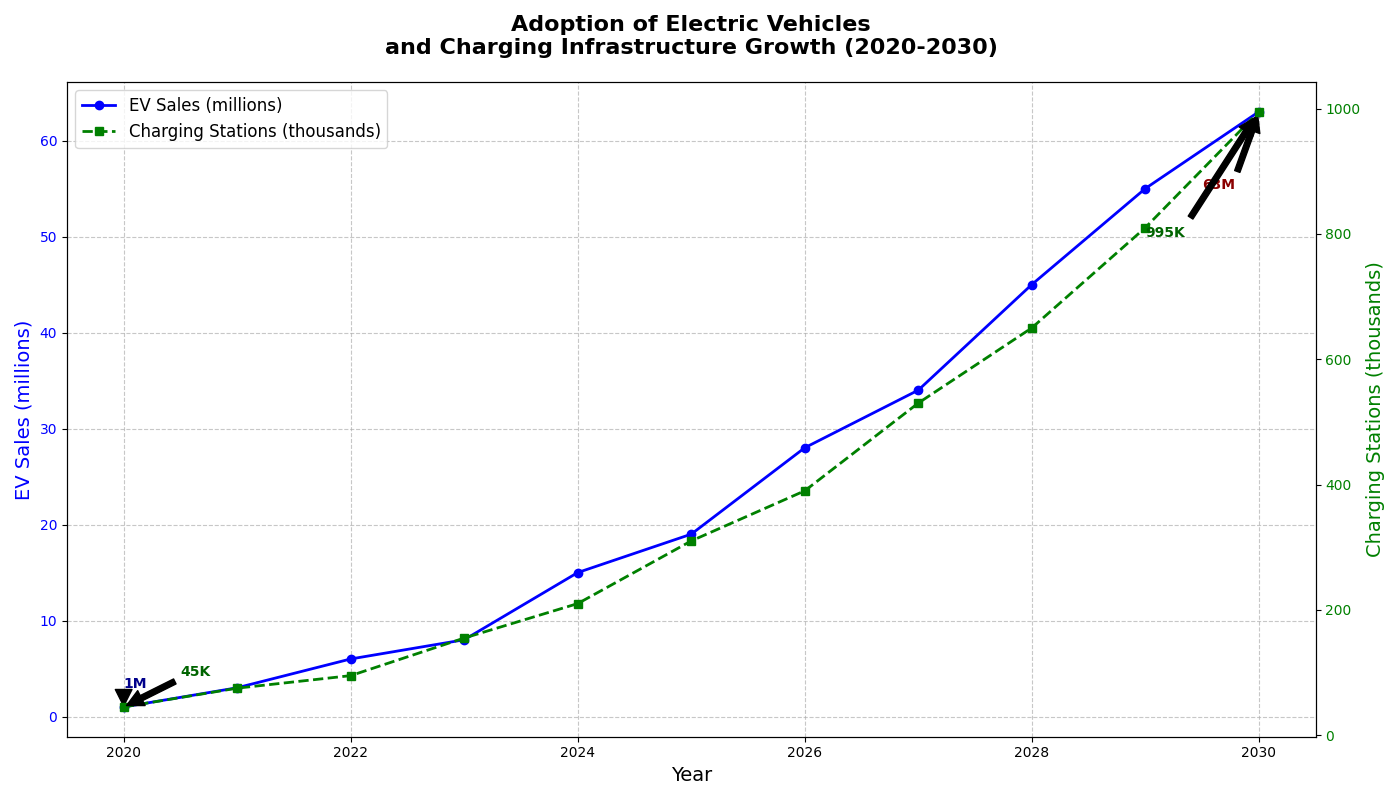

Write the Python code that produced this figure.
import matplotlib.pyplot as plt
import numpy as np

# Define time periods (years)
years = np.arange(2020, 2031)

# Artificially modified data representing the growth in the adoption of electric vehicles (EVs)
ev_sales = [1, 3, 6, 8, 15, 19, 28, 34, 45, 55, 63]  # Slightly altered in millions
charging_stations = [45, 75, 95, 155, 210, 310, 390, 530, 650, 810, 995]  # Slightly altered in thousands

# Create the figure and axis
fig, ax1 = plt.subplots(figsize=(14, 8))

# Plot EV sales data
ax1.plot(years, ev_sales, color='blue', marker='o', linewidth=2, label='EV Sales (millions)')

# Set title and labels for the first plot
ax1.set_title("Adoption of Electric Vehicles\nand Charging Infrastructure Growth (2020-2030)", fontsize=16, fontweight='bold', pad=20)
ax1.set_xlabel("Year", fontsize=14)
ax1.set_ylabel("EV Sales (millions)", fontsize=14, color='blue')
ax1.tick_params(axis='y', labelcolor='blue')

# Add secondary y-axis for charging station count data
ax2 = ax1.twinx()
ax2.plot(years, charging_stations, color='green', marker='s', linestyle='--', linewidth=2, label='Charging Stations (thousands)')
ax2.set_ylabel("Charging Stations (thousands)", fontsize=14, color='green')
ax2.tick_params(axis='y', labelcolor='green')

# Add grid and legend
ax1.grid(True, linestyle='--', alpha=0.7)
lines_1, labels_1 = ax1.get_legend_handles_labels()
lines_2, labels_2 = ax2.get_legend_handles_labels()
ax1.legend(lines_1 + lines_2, labels_1 + labels_2, loc='upper left', fontsize=12)

# Annotate significant data points
ax1.annotate(f'{ev_sales[0]}M', xy=(2020, ev_sales[0]), xytext=(2020, ev_sales[0] + 2),
             arrowprops=dict(facecolor='black', shrink=0.05),
             fontsize=10, fontweight='bold', color='darkblue')

ax1.annotate(f'{ev_sales[-1]}M', xy=(2030, ev_sales[-1]), xytext=(2029.5, ev_sales[-1] - 8),
             arrowprops=dict(facecolor='black', shrink=0.05),
             fontsize=10, fontweight='bold', color='darkred')

ax2.annotate(f'{charging_stations[0]}K', xy=(2020, charging_stations[0]), xytext=(2020.5, charging_stations[0] + 50),
             arrowprops=dict(facecolor='black', shrink=0.05),
             fontsize=10, fontweight='bold', color='darkgreen')

ax2.annotate(f'{charging_stations[-1]}K', xy=(2030, charging_stations[-1]), xytext=(2029, charging_stations[-1] - 200),
             arrowprops=dict(facecolor='black', shrink=0.05),
             fontsize=10, fontweight='bold', color='darkgreen')

# Automatically adjust layout to prevent overlap
plt.tight_layout()

# Display the plot
plt.show()
